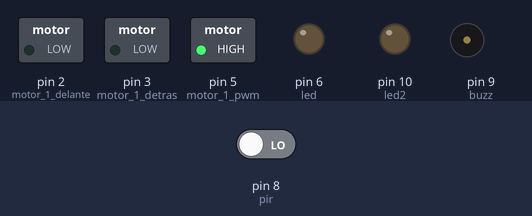
Bench run of a sketch on a simulated Arduino Uno, built with avr-gcc and run on an emulated ATmega328P. On the bench: switched loads named in the sketch (green lamp = pin HIGH), output pins drawn as LEDs (lit = HIGH), buzzer (waves = sounding). Dashed ring = blinking. The inputs (shaded band) are chosen by the test bench; at power-on: pin 8 (pir) LOW.

Above: at 1.2 s.
1.3 s: pin 8 (pir) driven HIGH
At 1.42 s:
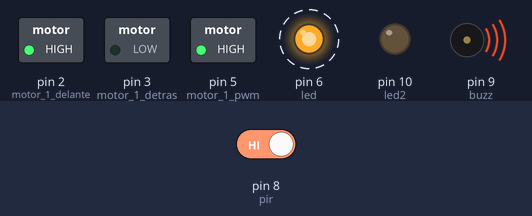
At 2.17 s:
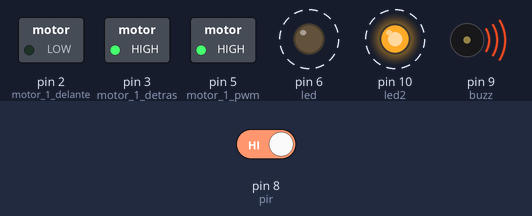
4.3 s: pin 8 (pir) driven LOW
At 4.6 s:
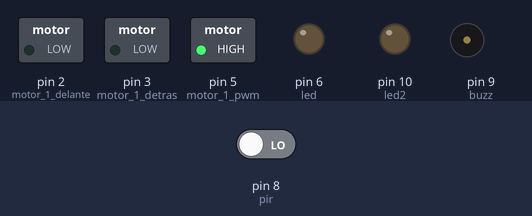
Timing chart, 0 to 7.3 s (numbered marks = the images above; inputs shaded):
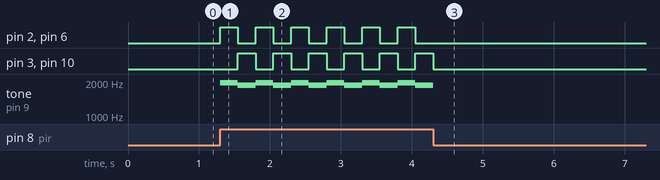

The sketch:

tyrannosaurus.ino
```cpp
int led = 6;
int led2 = 10;
int pir = 8;
int buzz = 9;

int motor_1_delante = 2;
int motor_1_detras = 3;
int motor_1_pwm = 5;

void setup() {
  pinMode(led, OUTPUT);
  pinMode(led2, OUTPUT);
  pinMode(pir, INPUT);
  pinMode(buzz, OUTPUT);

  pinMode(motor_1_delante, OUTPUT);
  pinMode(motor_1_detras, OUTPUT);
  pinMode(motor_1_pwm, OUTPUT);

  analogWrite(motor_1_pwm, 255);
}

void loop() {
  int pir_value = digitalRead(pir);
  //int pir_value = HIGH;
  if (pir_value == HIGH) {
    digitalWrite(led, HIGH);
    digitalWrite(led2, LOW);
    tone(buzz, 1976);
    digitalWrite(motor_1_delante, HIGH);
    digitalWrite(motor_1_detras, LOW);
    delay(250);

    digitalWrite(led, LOW);
    digitalWrite(led2, HIGH);
    tone(buzz, 1865);
    digitalWrite(motor_1_delante, LOW);
    digitalWrite(motor_1_detras, HIGH);
    delay(250);
  }
  else {
    digitalWrite(led, LOW);
    digitalWrite(led2, LOW);
    digitalWrite(motor_1_delante, LOW);
    digitalWrite(motor_1_detras, LOW);
    noTone(buzz);
  }
}
```

Measured:
- after the input at 1.3 s, pin 2 (motor_1_delante), pin 6 (led): alternates HIGH for 0.25 s and LOW for 0.25 s, starting at once; pin 3 (motor_1_detras), pin 10 (led2): alternates HIGH for 0.25 s and LOW for 0.25 s, starting after 0.25 s; tone on pin 9 (buzz): alternates 1976 Hz for 0.25 s and 1865 Hz for 0.25 s, starting at once
- after the input at 4.3 s, pin 2 (motor_1_delante), pin 6 (led): stops changing and stays LOW; pin 3 (motor_1_detras), pin 10 (led2): goes on until 4.3 s, then stays LOW
